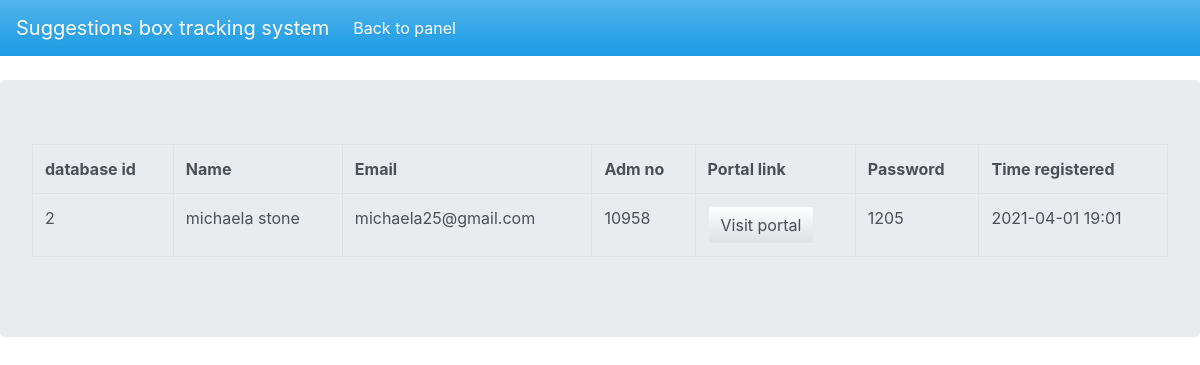
The page /admin/pages/suggestions/view.php?id=michaela stone on the database as committed earlier.
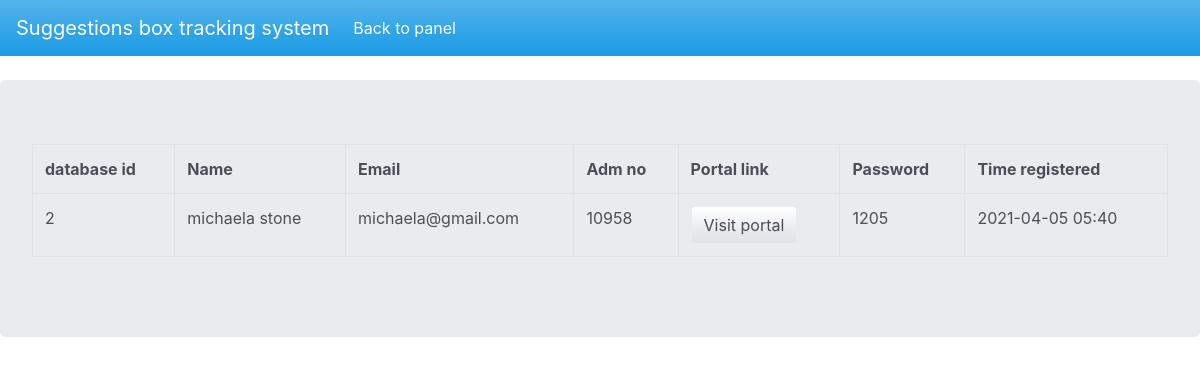
The same page on the database as committed later.
### tables this page shows
CREATE TABLE `users` (
  `user_id` int(255) NOT NULL,
  `username` varchar(255) NOT NULL,
  `adm_no` int(255) NOT NULL,
  `passcode` varchar(255) NOT NULL,
  `user_mail` varchar(255) NOT NULL,
  `created_at` timestamp(6) NOT NULL DEFAULT current_timestamp(6) ON UPDATE current_timestamp(6)
);

### admin/pages/suggestions/view.php (the view, shortened to what this page needs)
<?php
$name = $_GET['id'];
require "../config.php";
$query = "SELECT * FROM `users` WHERE `username` LIKE '$name'";
$result = mysqli_query($conn,$query);
$search = mysqli_fetch_assoc($result);
?>
<!DOCTYPE html>
<html lang="en">
<head>
    <link rel="stylesheet" href="../../../css/bootstrap.min.css">
</head>
<body>
<nav class="navbar navbar-expand-lg navbar-dark bg-primary">
  <a class="navbar-brand" href="#">Suggestions box tracking system</a>
  <div class="collapse navbar-collapse" id="navbarColor01">
    <ul class="navbar-nav mr-auto">
      <li class="nav-item active">
        <a class="nav-link" href="../../"> Back to panel
        </a>
      </li>
      <li class="nav-item">
        <a class="nav-link" href="ht#"></a>
      </li>
    </ul>
  </div>
</nav>
    <br>
<div class="jumbotron">
<table class="table table-bordered">
        <tr>
            <th>database id</th>
            <th>Name</th>
            <th>Email</th>
            <th>Adm no</th>
            <th>Portal link</th>
            <th>Password</th>
            <th>Time registered</th>
        </tr>
        <?php
            $potalUrl = "../../../portals/".$search['username'];
        ?>
         <tr>
         <td><?php echo $search['user_id'];?></td>
         <td><?php echo $search['username'];?></td>
         <td><?php echo $search['user_mail']; ?></td>
         <td><?php echo $search['adm_no'];?></td>
         <td><a href="<?php echo $potalUrl;?>" class="btn btn-secondary">Visit portal</a></td>
         <td><?php echo $search['passcode'];?></td>
         <td><?php echo substr( $search['created_at'],0,16);?></td>
         </tr>
</table>
</div>
</body>
</html>

Rows that differ between the two databases and show on the page:
changed users "michaela stone": user_mail "michaela25@gmail.com" → "michaela@gmail.com"; created_at "2021-04-01 19:01" → "2021-04-05 05:40"
